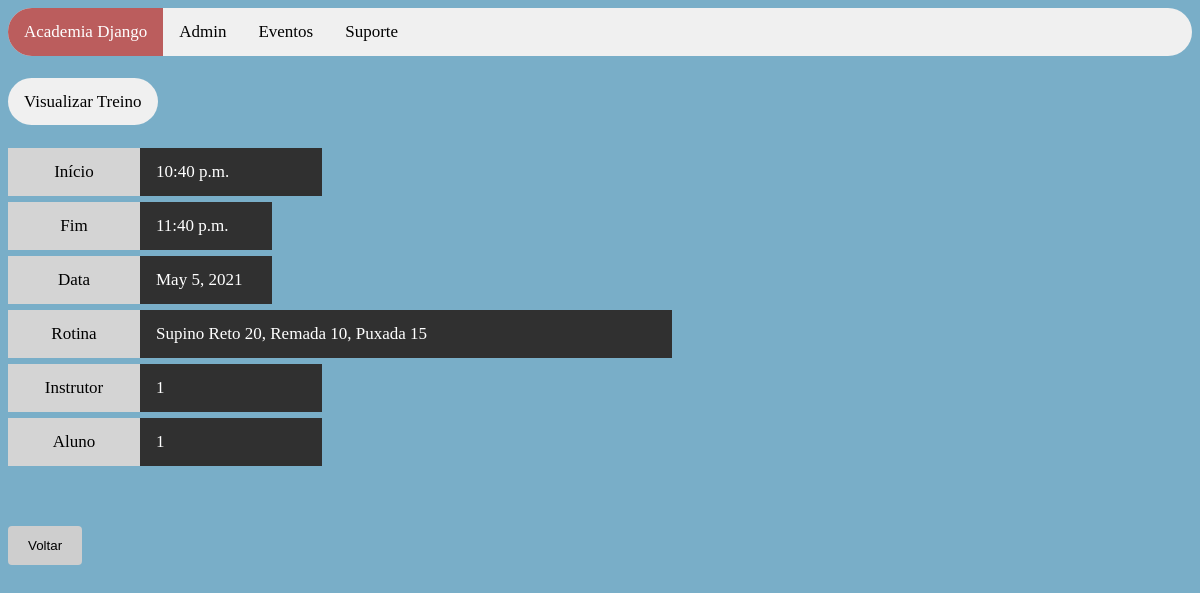
The app's page /sistema/visualizar_treino/6 with its own data.
### sistema/models.py (models this page shows)
class Treino(models.Model):
    hora_inicio_treino = models.TimeField(
        auto_now = False,
        auto_now_add = False,
        null = True
    )
    hora_fim_treino = models.TimeField(
        auto_now = False,
        auto_now_add = False,
        null = True
    )
    data_treino = models.DateField(
        null = True,
        blank = True
    )
    rotina = models.CharField(
        max_length = 500,
        null = False,
        blank = False
    )
    cod_instrutor = models.OneToOneField(
        'Instrutor',
        on_delete = models.CASCADE,
        related_name = '+',
        null = True,
        blank = True
    )
    cod_aluno = models.OneToOneField(
        'Aluno',
        on_delete = models.CASCADE,
        related_name = '+',
        null = True,
        blank = True
    )
    objects = models.Manager()

### sistema/views.py (the view)
# urls.py: path('visualizar_treino/<int:user_id>', views.visualizar_treino, name='visualizar_treino'),
def visualizar_treino(request, user_id):
    if request.method == 'GET':
        treinos = Treino.objects.filter(id=user_id)
        contexto = {
            'treinos': treinos
        }
    return render(request, 'visualizar_treino.html', contexto)

### sistema/templates/visualizar_treino.html (shortened to what this page needs)
{% load static %}
 <!DOCTYPE html>
<html>
<head>
    <link rel="stylesheet" href=" {% static 'css/style.css' %} "/>
</head>
<body>
<div class="topnav">
    <a class="active" href="http://{{request.get_host}}/sistema/inicio">Academia Django</a>
    <a href="http://{{request.get_host}}/admin" target="_blank">Admin</a>
    <a href="#emconstrucao">Eventos</a>
    <a href="mailto:suporte@academiadjango.com">Suporte</a>
</div>
<br/><br/>
    <a style="background-color: #f0f0f0;color: #000; border-radius: 25px; padding: 14px 16px; text-align: center; float: center; font-size: 17px;"> Visualizar Treino </a>
<br/><br/><br/>
{% for treinos in treinos %}
<a style="background-color: #d4d4d4;color: #000; width: 100px; padding: 14px 16px; text-align: center; float: left; font-size: 17px;">Início </a>
<a style="background-color: #303030;color: #fff; width: 150px; max-width: 500px; padding: 14px 16px; text-align: left; float: left; font-size: 17px;"> {{treinos.hora_inicio_treino}}  </a>
<br/><br/><br/>
<a style="background-color: #d4d4d4;color: #000; width: 100px; padding: 14px 16px; text-align: center; float: left; font-size: 17px;">Fim </a>
<a style="background-color: #303030;color: #fff; width: 100px; padding: 14px 16px; text-align: left; float: left; font-size: 17px;"> {{treinos.hora_fim_treino}}  </a>
<br/><br/><br/>
<a style="background-color: #d4d4d4;color: #000; width: 100px; padding: 14px 16px; text-align: center; float: left; font-size: 17px;">Data </a>
<a style="background-color: #303030;color: #fff; width: 100px; padding: 14px 16px; text-align: left; float: left; font-size: 17px;"> {{treinos.data_treino}}  </a>
<br/><br/><br/>
<a style="background-color: #d4d4d4;color: #000; width: 100px; padding: 14px 16px; text-align: center; float: left; font-size: 17px;">Rotina </a>
<a style="background-color: #303030;color: #fff; width: 500px; max-width: 1500px; padding: 14px 16px; text-align: left; float: left; font-size: 17px;"> {{treinos.rotina}}  </a>
<br/><br/><br/>
<a style="background-color: #d4d4d4;color: #000; width: 100px; padding: 14px 16px; text-align: center; float: left; font-size: 17px;">Instrutor </a>
<a style="background-color: #303030;color: #fff; width: 150px; padding: 14px 16px; text-align: left; float: left; font-size: 17px;"> {{treinos.cod_instrutor_id}} </a>
<br/><br/><br/>
<a style="background-color: #d4d4d4;color: #000; width: 100px; padding: 14px 16px; text-align: center; float: left; font-size: 17px;">Aluno </a>
<a style="background-color: #303030;color: #fff; width: 150px; padding: 14px 16px; text-align: left; float: left; font-size: 17px;"> {{treinos.cod_aluno_id}}  </a>
<br/><br/><br/>
{% endfor %}
<br/><br/><br/>
    <form action="http://{{request.get_host}}/sistema/inicio">
    <input type="submit" value="Voltar">
    </form>
</body>
</html>

### sistema/static/css/style.css (style rules this page uses)
body { background: #79aec8 }
.topnav { overflow: hidden; background-color: #f0f0f0; border-radius: 25px; }
.topnav a { float: left; color: #000; text-align: center; padding: 14px 16px; text-decoration: none; font-size: 17px; }
.topnav a.active { background-color: #bb5d5d; color: white; }
input[type=submit] { background-color: #cecece; color: black; padding: 12px 20px; border: none; border-radius: 4px; cursor: pointer; float: left; }

### sistema/templates/visualizar_treino.html (style rules this page uses)
input[type=submit] { background-color: #cecece; color: black; padding: 12px 20px; border: none; border-radius: 4px; cursor: pointer; float: left; }
.topnav { overflow: hidden; background-color: #f0f0f0; border-radius: 25px; }
.topnav a { float: left; color: #000; text-align: center; padding: 14px 16px; text-decoration: none; font-size: 17px; }
.topnav a.active { background-color: #bb5d5d; color: white; }

### records on screen
Treino: hora_inicio_treino "10:40 p.m.", hora_fim_treino "11:40 p.m.", data_treino "May 5, 2021", rotina "Supino Reto 20, Remada 10, Puxada 15", cod_instrutor_id "1", cod_aluno_id "1"
